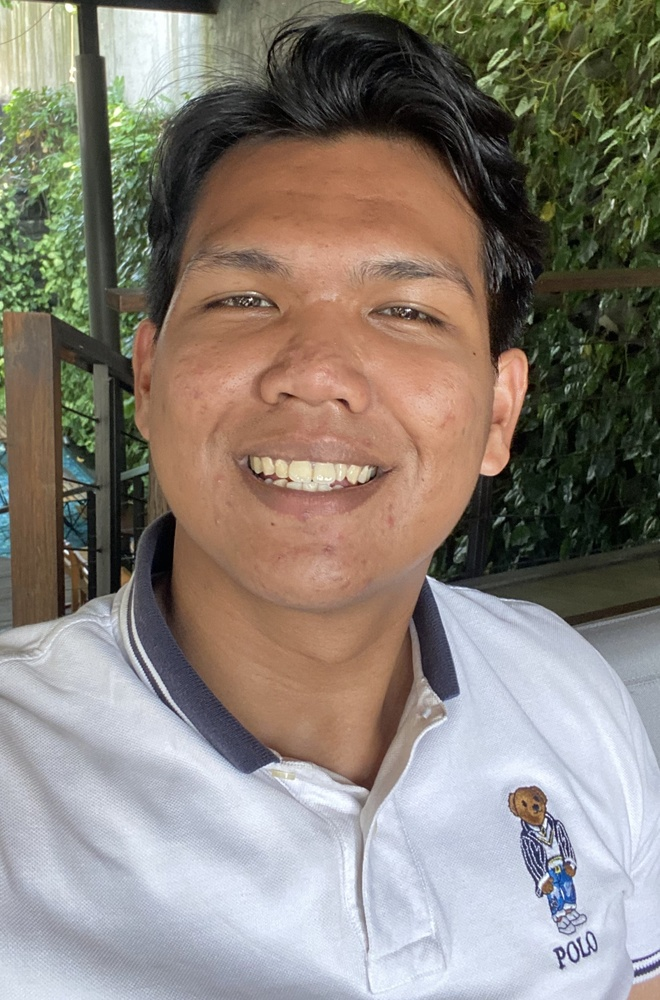
#> input picture selfie.jpeg, 660 x 1000 px, shrunk from 1648 x 2498 before the run
$ jupyter execute soal1.ipynb
#> lines starting #> are read from the running program, lines starting #| are printed output that depends on the picture
[cell 1]
import cv2
import numpy as np
import matplotlib.pyplot as plt
from mpl_toolkits.mplot3d import Axes3D
from matplotlib import cm

# Kuantisasi JPEG standar luminance (Y channel)
QUANTIZATION_MATRIX = np.array([
    [16,11,10,16,24,40,51,61],
    [12,12,14,19,26,58,60,55],
    [14,13,16,24,40,57,69,56],
    [14,17,22,29,51,87,80,62],
    [18,22,37,56,68,109,103,77],
    [24,35,55,64,81,104,113,92],
    [49,64,78,87,103,121,120,101],
    [72,92,95,98,112,100,103,99]
], dtype=np.float32)

# discrete cosine transform (DCT)
def dct_2d(block):
    return cv2.dct(block.astype(np.float32))

def idct_2d(block):
    return cv2.idct(block.astype(np.float32))

def plot_3d_barchart(block, title, ax):
    _x = np.arange(8)
    _y = np.arange(8)
    _xx, _yy = np.meshgrid(_x, _y)
    x, y = _xx.ravel(), _yy.ravel()
    z = np.zeros_like(x)
    dx = dy = 0.8
    dz = block.ravel()
    norm = plt.Normalize(0, 255)
    colors = cm.Greys(norm(dz))

    ax.bar3d(x, y, z, dx, dy, dz, shade=True, color=colors, edgecolor='gray')
    ax.set_title(title)
    ax.set_xlabel('X')
    ax.set_ylabel('Y')
    ax.set_zlabel('Intensitas')
    ax.set_zlim(0, 255)

image = cv2.imread('selfie.jpeg')
#> image is the input picture: shape (1000, 660, 3); mean B, G, R 120.3, 129.4, 137.6
gray_image = cv2.cvtColor(image, cv2.COLOR_BGR2GRAY)
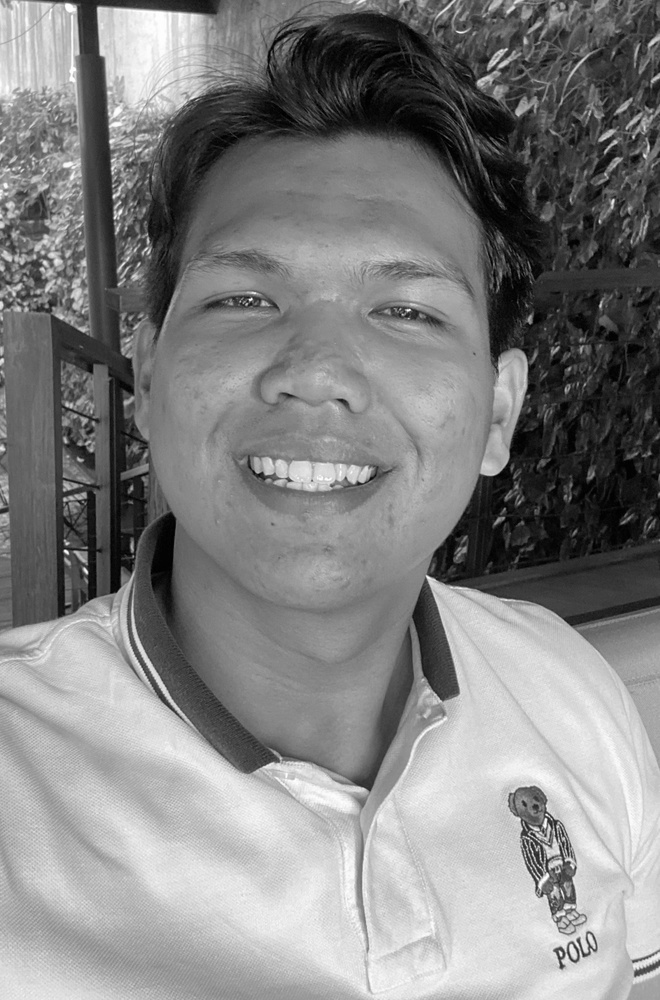
#> gray_image: shape (1000, 660); min 0, max 255, mean 130.8

original_macroblock = gray_image[0:8, 0:8]

# Encoding
shifted_block = original_macroblock.astype(np.float32) - 128.0
dct_block = dct_2d(shifted_block)
quantized_block = np.round(dct_block / QUANTIZATION_MATRIX)

# Decoding
dequantized_block = quantized_block * QUANTIZATION_MATRIX
idct_block = idct_2d(dequantized_block)

decoded_macroblock = idct_block + 128.0
decoded_macroblock = np.clip(decoded_macroblock, 0, 255).astype(np.uint8)

print("Makroblok Asli (8x8):\n", original_macroblock)
#| Makroblok Asli (8x8):
#|  [[168 145 157 178 183 159 132 132]
#|  [179 149 150 172 183 159 129 122]
#|  [192 157 144 163 184 169 142 127]
#|  [208 174 147 153 175 174 159 136]
#|  [216 191 157 144 159 173 172 146]
#|  [225 209 181 155 156 178 187 161]
#|  [223 213 197 168 158 177 187 161]
#|  [222 215 210 187 173 189 199 174]]
print("\nMakroblok Hasil Decoding (8x8):\n", decoded_macroblock)
#| Makroblok Hasil Decoding (8x8):
#|  [[172 153 155 180 183 154 131 130]
#|  [177 154 151 175 184 161 134 125]
#|  [190 160 145 163 181 169 142 123]
#|  [207 172 143 150 172 176 154 131]
#|  [223 189 152 143 163 180 169 147]
#|  [227 206 172 150 160 182 181 163]
#|  [221 219 196 168 166 185 188 172]
#|  [213 224 213 183 173 188 190 175]]

mse = np.mean((original_macroblock.astype(np.float32) - decoded_macroblock.astype(np.float32))**2)
#> mse = 19.28
print(f"\nMean Squared Error (MSE): {mse:.2f}")
#| Mean Squared Error (MSE): 19.28

[cell 2]
# Hasil
fig, axs = plt.subplots(1, 2, figsize=(10, 5))
axs[0].imshow(original_macroblock, cmap='gray', vmin=0, vmax=255)
axs[0].set_title('Makroblok Asli')
axs[0].axis('off')

axs[1].imshow(decoded_macroblock, cmap='gray', vmin=0, vmax=255)
axs[1].set_title('Makroblok Hasil Decoding')
axs[1].axis('off')

plt.suptitle('Perbandingan Makroblok Sebelum dan Sesudah Kompresi JPEG')
plt.show()
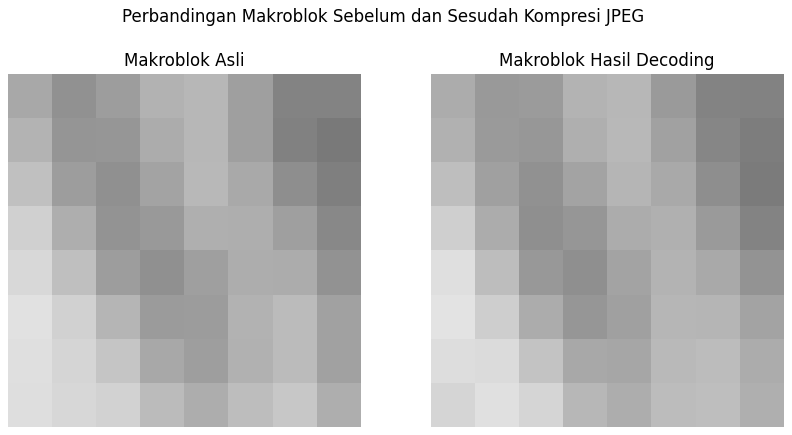
#> figure drawn by matplotlib, 2 panels

fig = plt.figure(figsize=(14, 6))

# Plot 3D blok asli
ax1 = fig.add_subplot(1, 2, 1, projection='3d')
plot_3d_barchart(original_macroblock, 'Makroblok Asli - Barchart 3D', ax1)
#> in plot_3d_barchart, `dz = block.ravel()`: dz = 64 values, max 225 at index 40, min 122 at index 15, mean 171.3
#> in plot_3d_barchart, `colors = cm.Greys(norm(dz))`: colors = 64 rows, first 6: [0.416, 0.416, 0.416, 1], [0.513, 0.513, 0.513, 1], [0.461, 0.461, 0.461, 1], [0.375, 0.375, 0.375, 1], [0.355, 0.355, 0.355, 1], [0.453, 0.453, 0.453, 1]

# Hasil decoding
ax2 = fig.add_subplot(1, 2, 2, projection='3d')
plot_3d_barchart(decoded_macroblock, 'Makroblok Hasil Decoding - Barchart 3D', ax2)
#> in plot_3d_barchart (call 2), `colors = cm.Greys(norm(dz))`: colors = 64 rows, first 6: [0.4, 0.4, 0.4, 1], [0.478, 0.478, 0.478, 1], [0.47, 0.47, 0.47, 1], [0.367, 0.367, 0.367, 1], [0.355, 0.355, 0.355, 1], [0.474, 0.474, 0.474, 1]

plt.tight_layout()
plt.show()
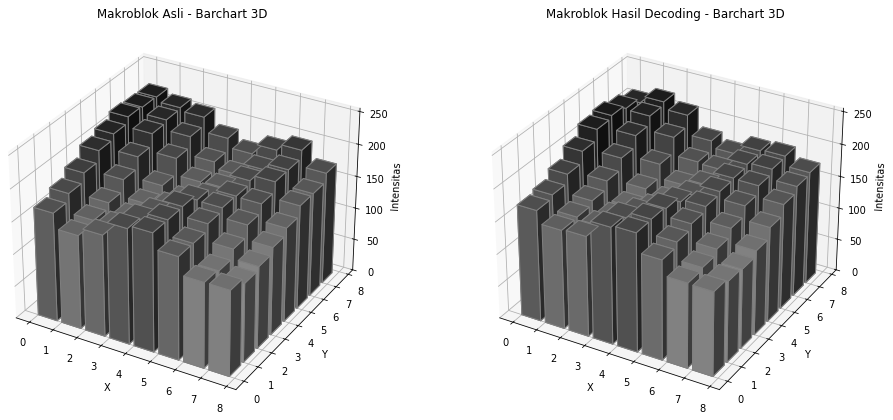
#> figure drawn by matplotlib, 2 panels
